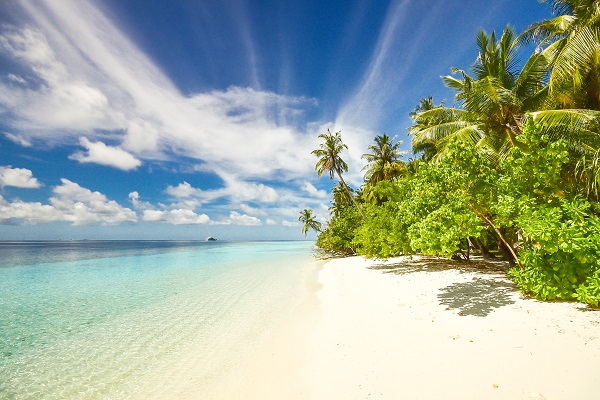
#> input picture input/beach.jpg, 600 x 400 px
$ python getting_and_setting.py --image input/beach.jpg --output out.png
#> lines starting #> are read from the running program, lines starting #| are printed output that depends on the picture; after the words box and inside, x2 and y2 are one past the last pixel; in counts of white or black regions, pixels touching at a corner belong together
# importing from __future__ so that print() works in both Python 2.7 and 3
from __future__ import print_function
import argparse
import cv2

ap = argparse.ArgumentParser()
ap.add_argument("-i", "--image", required = True, help = "Path to the input image")
ap.add_argument("-o", "--output", required = True, help = "Path to the output image")
args = vars(ap.parse_args())

# cv2 returns a NumPy array
image = cv2.imread(args["image"])
#> image is the input picture: shape (400, 600, 3); mean B, G, R 159.9, 174.7, 158.8

cv2.imshow("Original", image)

# accessing the pixel at y = 0 and x = 0
(b, g, r) = image[0, 0]
#> b = 137; g = 107; r = 96
print("Pixel at (0, 0) - Red: {}, Green: {}, Blue: {}".format(r, g, b))
#| Pixel at (0, 0) - Red: 96, Green: 107, Blue: 137

# changing the pixel at y = 0 and x = 0
image[0, 0] = (0, 0, 255)
#> image: shape (400, 600, 3); under 0.01% of pixels changed, all inside (x1, y1, x2, y2) = (0, 0, 1, 1)

(b, g, r) = image[0, 0]
#> b = 0; g = 0; r = 255
print("Pixel at (0, 0) - Red: {}, Green: {}, Blue: {}".format(r, g, b))
#| Pixel at (0, 0) - Red: 255, Green: 0, Blue: 0

corner = image[0:100, 0:100]
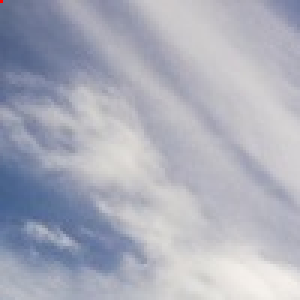
#> corner: shape (100, 100, 3) (shown 3 times larger); mean B, G, R 186.5, 173.4, 170.7
cv2.imshow("Corner", corner)

image[0:100, 0:100] = (0, 255, 0)
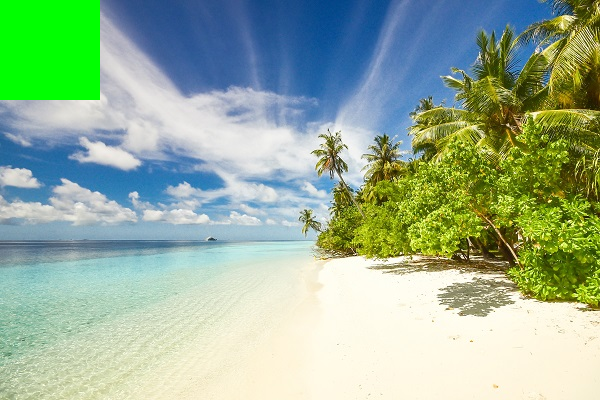
#> image: shape (400, 600, 3); mean B, G, R 152.1, 178.1, 151.7

cv2.imshow("Updated", image)
cv2.waitKey(0)

cv2.imwrite(args["output"], image)

$ run again, on input/rhino.jpg
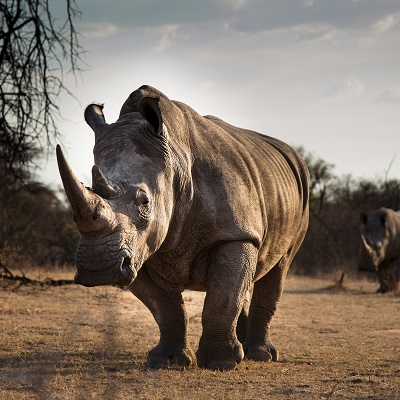
#> input picture input/rhino.jpg, 400 x 400 px
#> image is the input picture: shape (400, 400, 3); mean B, G, R 101.6, 114.3, 128.2
#> `(b, g, r) = image[0, 0]`: b = 63; r = 51
#| Pixel at (0, 0) - Red: 51, Green: 63, Blue: 63
#> `(b, g, r) = image[0, 0]`: b = 0; r = 255
#| Pixel at (0, 0) - Red: 255, Green: 0, Blue: 0
#> `corner = image[0:100, 0:100]`:
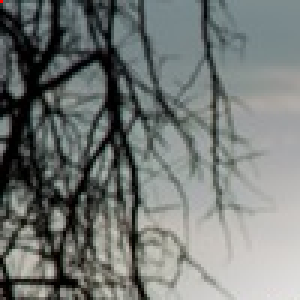
#> corner: shape (100, 100, 3) (shown 3 times larger); mean B, G, R 117.6, 120.2, 115.6
#> `image[0:100, 0:100] = (0, 255, 0)`:
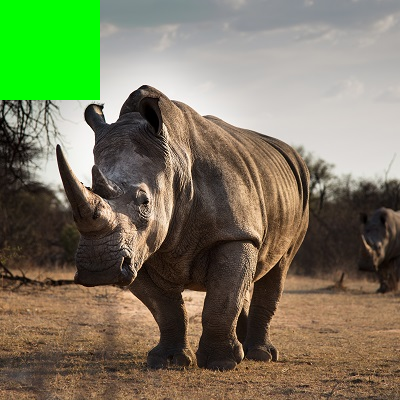
#> image: shape (400, 400, 3); mean B, G, R 94.2, 122.7, 121
